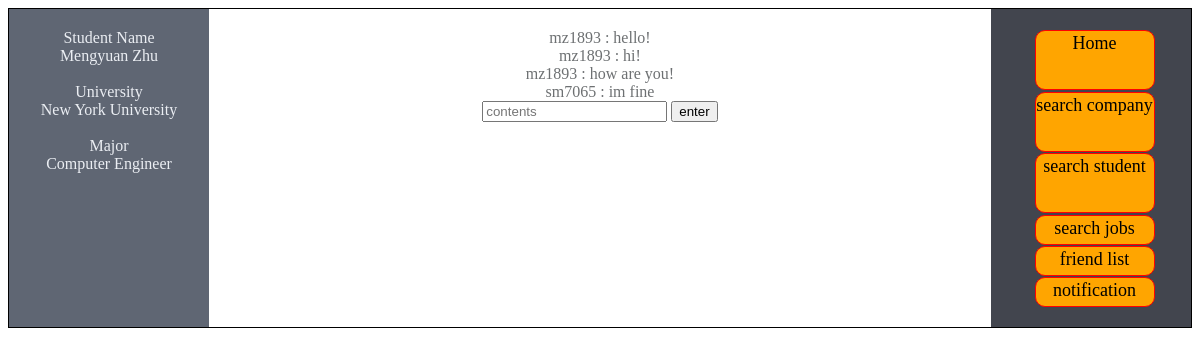
Screenshot of /message.php?sid=mz1893&fid=sm7065 with the database file from the repository.
### tables this page shows
CREATE TABLE `Student` (
  `sid` VARCHAR(10) NOT NULL,
  `sname` VARCHAR(20) NOT NULL,
  `spassword` VARCHAR(45) NOT NULL,
  `gpa` VARCHAR(10) NULL,
  `university` VARCHAR(25) NULL,
  `major` VARCHAR(25) NULL,
  `phone` VARCHAR(15) NULL,
  `email` VARCHAR(45) NULL,
  `interests` VARCHAR(1000) NULL,
 `qualification` VARCHAR(1000) NULL,
  `resume` VARCHAR(1000) NULL,
  `security` ENUM('allow', 'not allow')  NULL,
  PRIMARY KEY (`sid`));

CREATE TABLE `Message` (
  `mtime` DATETIME NOT NULL,
 `sender` VARCHAR(10) NOT NULL,
 `receiver` VARCHAR(10) NOT NULL,
 `contents` VARCHAR(45) NOT NULL,
  PRIMARY KEY (`mtime`,`sender`),
  FOREIGN KEY (`sender`) REFERENCES `Student` (`sid`),
  FOREIGN KEY (`receiver`) REFERENCES `Student` (`sid`));

### message.php (the view, shortened to what this page needs)
<?php
$con = dbopen();
$uid = $_GET['sid'];
$fid = $_GET['fid'];
$query = "SELECT * FROM student where sid='$uid' ";
$result = mysqli_query($con, $query);
$query1 = "SELECT * from message where (sender='$uid' and receiver = '$fid') or (sender='$fid' and receiver = '$uid') order by mtime ";
$result1 = mysqli_query($con, $query1);
?>
<!DOCTYPE html>
<head>
  <link rel="stylesheet" href="companystyle.css">
</head>
<body>
 <div class = "wrap" align="center">
   <div class = "left">
<?php
  if (mysqli_num_rows($result) > 0) {
    while($row = mysqli_fetch_assoc($result)) {
      echo "Student Name"."<br>";
      echo "<div>" . htmlspecialchars($row['sname']) . "</div>" . "<br>";
      echo "University"."<br>";
      echo "<div>" . htmlspecialchars($row['university']) . "</div>"."<br>";
      echo "Major"."<br>";
      echo "<div>" . htmlspecialchars($row['major']) . "</div>" ."<br>";
    }
  } else{
    echo "not enough information";
  }
?>
   </div>
   <div class = "right">
    <a href="student.php?uid=<?php echo $uid ?> " style="text-decoration: none; color: black;">
    <div style="width: 120px;  height: 60px; background-color: orange; border: solid red 1px; border-radius: 10px; text-align: center; margin-top: 1%; margin-left: 5%;">
      <p style="font-size:18px; font-family: cursive; margin: 2px auto;">
      Home
      </p>
    </div>
  </a>
       <a href="searchcompany.php?sid=<?php echo $uid ?>" style="text-decoration: none; color: black;">
    <div style="width: 120px;  height: 60px; background-color: orange; border: solid red 1px; border-radius: 10px; text-align: center; margin-top: 1%; margin-left: 5%;">
      <p style="font-size:18px; font-family: cursive; margin: 2px auto;">
      search company
      </p>
    </div>
  </a>
    <a href="searchstudent.php?sid=<?php echo $uid ?>" style="text-decoration: none; color: black;">
    <div style="width: 120px;  height: 60px; background-color: orange; border: solid red 1px; border-radius: 10px; text-align: center; margin-top: 1%; margin-left: 5%;">
      <p style="font-size:18px; font-family: cursive; margin: 2px auto;">
      search student
      </p>
    </div>
  </a>
   <a href="searchjobs.php?sid=<?php echo $uid ?>" style="text-decoration: none; color: black;">
    <div style="width: 120px;  height: 30px; background-color: orange; border: solid red 1px; border-radius: 10px; text-align: center; margin-top: 1%; margin-left: 5%;">
      <p style="font-size:18px; font-family: cursive; margin: 2px auto;">
      search jobs
      </p>
    </div>
  </a>
    <a href="friendlist.php?sid=<?php echo $uid ?>" style="text-decoration: none; color: black;">
    <div style="width: 120px;  height: 30px; background-color: orange; border: solid red 1px; border-radius: 10px; text-align: center; margin-top: 1%; margin-left: 5%;">
      <p style="font-size:18px; font-family: cursive; margin: 2px auto;">
      friend list
      </p>
    </div>
  </a>
  <a href="notification.php?sid=<?php echo $uid ?>" style="text-decoration: none; color: black;">
    <div style="width: 120px;  height: 30px; background-color: orange; border: solid red 1px; border-radius: 10px; text-align: center; margin-top: 1%; margin-left: 5%;">
      <p style="font-size:18px; font-family: cursive; margin: 2px auto;">
      notification
      </p>
    </div>
  </a>
   </div>
   <div class = "middle">
  <?php
    while($row = mysqli_fetch_assoc($result1)){
      $sender=$row['sender'];
      if($sender==$uid){
        echo htmlspecialchars($sender);
        echo " : ";
        echo htmlspecialchars($row['contents']);
        echo "<br>";
      }
      else{
        echo htmlspecialchars($sender);
        echo " : ";
        echo htmlspecialchars($row['contents']);
        echo "<br>";
      }
    }
  ?>
<form action="messageupdate.php" method="post">
<input name="content" type="text" placeholder="contents">
<input name="submit"   type="submit" value="enter">
</form>
   </div>
 </div>
</body>
</html>

### companystyle.css (style rules this page uses)
* { box-sizing: border-box; }
.wrap { border: 1px solid; overflow : auto; position: relative; width: 100%; height: 100%; }
.left { width: 200px; float: left; color: #ebeef3; padding: 20px 30px; }
.left:after { content: ''; position: absolute; width: 200px; background: #5f6673; left: 0; top: 0; bottom: 0; z-index: -1; }
.middle { margin-left: 200px; margin-right: 200px; padding: 20px 30px; color: #6d7072; }
.middle:after { content:''; position: absolute; top: 0; bottom: 0; left: 200px; right: 200px; z-index: -1; background: #fff; }
.right { width: 200px; float: right; color: #ebeef3; padding: 20px 30px; }
.right:before { content:''; position: absolute; width: 200px; background-color: #42454e; top:0; right:0; bottom:0; z-index: -1; }

### rows the page displays
student: sname "Mengyuan Zhu", university "New York University", major "Computer Engineer"
message: sender "mz1893", contents "hello!"
message: sender "mz1893", contents "hi!"
message: sender "mz1893", contents "how are you!"
message: sender "sm7065", contents "im fine"
